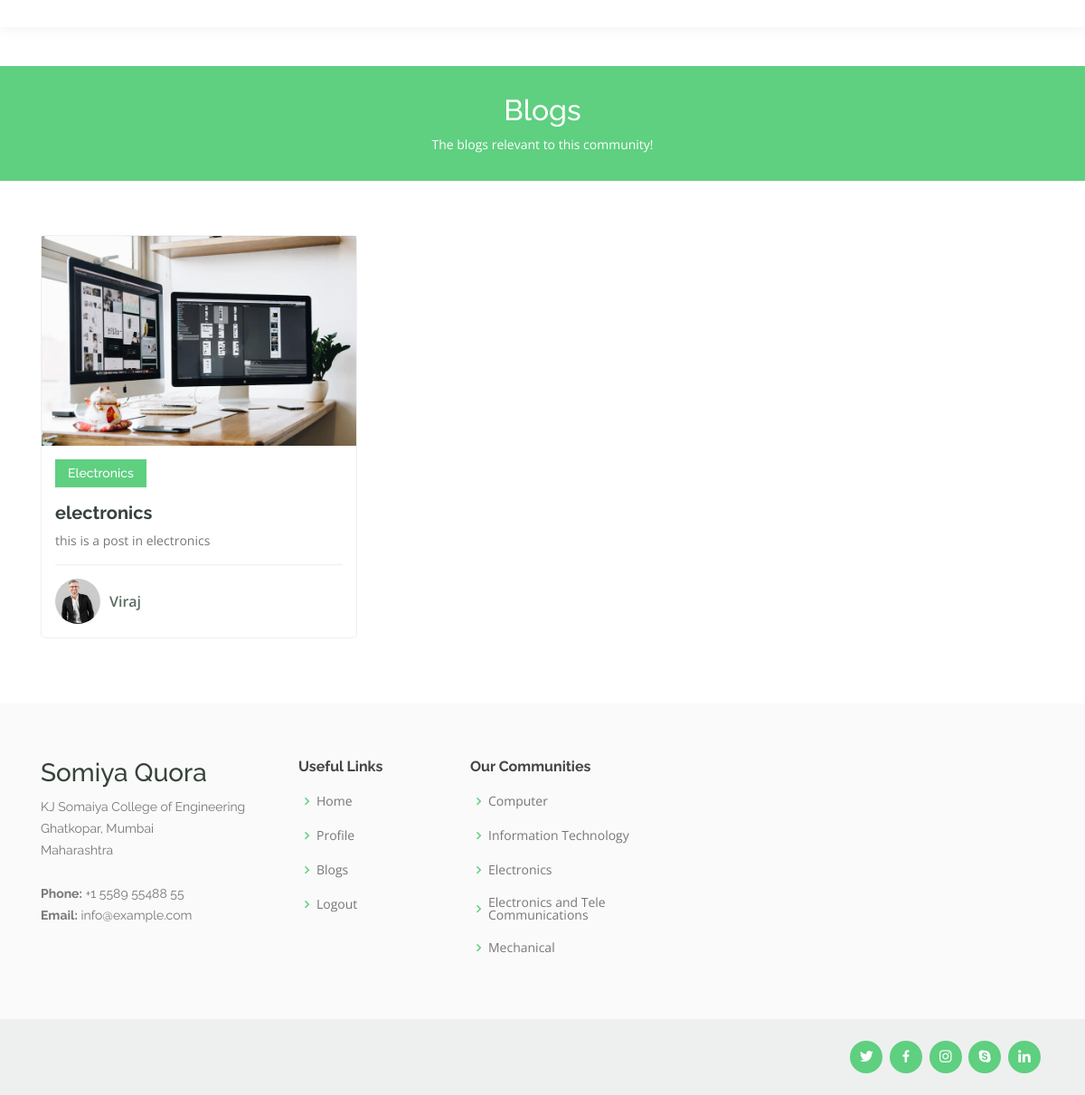
/blogs/Electronics, run on an earlier commit of the app's database.
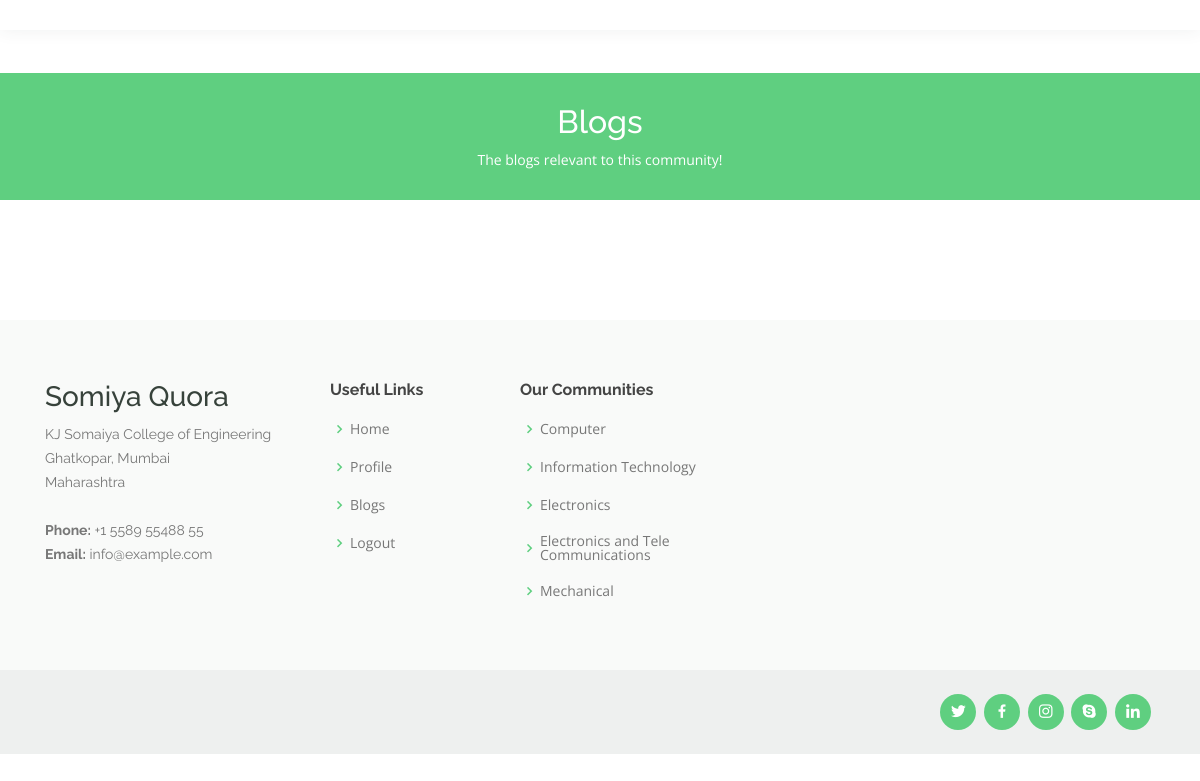
And on a later commit of the database.
### quoraBlog/models.py (models this page shows, shortened)
class Post(models.Model):
    title = models.CharField(max_length=100)
    content = models.TextField()
    date_posted = models.DateTimeField(default=timezone.now)
    author = models.ForeignKey(User, on_delete=models.CASCADE)
    group = models.ForeignKey(Community, on_delete= models.CASCADE,null=True, blank=True)
    reports = models.ManyToManyField(User, related_name='blog_post')
    User.username = 'Viraj'

class Community(models.Model):
    title =  models.CharField(max_length=100,unique=True)
    description = models.TextField(blank=True, default='')
    def __str__(self):
        return self.title

### quoraBlog/views.py (the view)
# urls.py: path('blogs/Electronics', views.etrx, name='Electronics'),
def etrx(req):
    context = {
        'community': 'Electronics',
        'commPost': list(Post.objects.all()),
    }
    return render(req, 'computers.html', context)

### quoraBlog/templates/computers.html (shortened to what the changed rows need)
{% load static %}
<!DOCTYPE html>
<html lang="en">
    <head>
        <link href="{% static 'vendor/bootstrap/css/bootstrap.min.css' %}" rel="stylesheet">
        <link href="{% static 'vendor/icofont/icofont.min.css' %}" rel="stylesheet">
        <link href="{% static 'vendor/boxicons/css/boxicons.min.css' %}" rel="stylesheet">
        <link href="{% static 'vendor/owl.carousel/assets/owl.carousel.min.css' %}" rel="stylesheet">
        <link href="{% static 'vendor/animate.css/animate.min.css' %}" rel="stylesheet">
        <link href="{% static 'vendor/aos/aos.css' %}" rel="stylesheet">
        <link href="{% static 'vendor/remixicon/remixicon.css' %}" rel="stylesheet">
        <link rel="stylesheet" type="text/css" href="{% static 'css/blogs.css' %}">
    </head>
<body>
  <main id="main" data-aos="fade-in">
    <div class="breadcrumbs">
      <div class="container">
        <h2>Blogs</h2>
      </div>
    </div>
    <section id="courses" class="courses">
        <div class="container" data-aos="fade-up">
          <div class="row" data-aos="zoom-in" data-aos-delay="100">
            {% for post in commPost %}
            {% ifequal post.group|stringformat:"s" community %}
            <div class="col-lg-4 col-md-6 d-flex align-items-stretch">
              <div class="course-item" style="margin-bottom: 12px;">
                <img src="{% static 'img/course-1.jpg' %}" class="img-fluid" alt="...">
                <div class="course-content">
                  <div class="d-flex justify-content-between align-items-center mb-3">
                    <h4>{{ post.group }}</h4>
                  </div>
                  <h3><a href="{% url 'post-detail' post.id %}">{{ post.title }}</a></h3>
                  <p>{{ post.content }}</p>
                  <div class="trainer d-flex justify-content-between align-items-center">
                    <div class="trainer-profile d-flex align-items-center">
                      <img src="{% static 'img/trainer-1.jpg' %}" class="img-fluid" alt="">
                      <span>{{ post.author }}</span>
                    </div>
                  </div>
                </div>
              </div>
            </div>
            {% endifequal %}
            {% endfor %}
    </section>
    </main>
</body>
</html>

What changed in the data, as far as the page shows it:
removed Post: group "Electronics", title "electronics", content "this is a post in electronics", author "Viraj"
